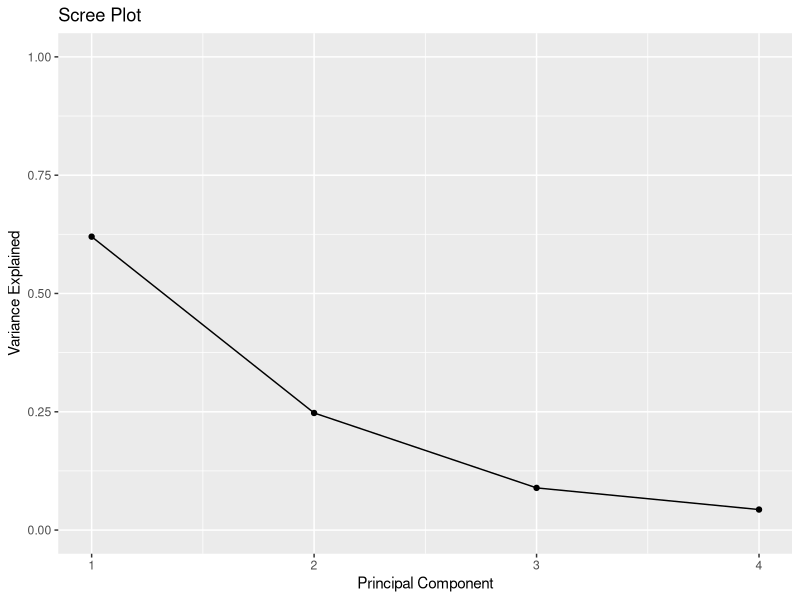

The R script that drew this image:
# load data
data("USArrests")

# view first six rows of data
head(USArrests)

# peform PCA
results <- prcomp(USArrests, scale. = TRUE)
results

# create the scree plot
# calculate total variabce explained by each pricipal component
var_explained = results$sdev^2 / sum(results$sdev^2)

# create scree plot
library("ggplot2")

qplot(c(1:4), var_explained) +
  geom_line()+
  xlab("Principal Component") +
  ylab("Variance Explained") +
  ggtitle("Scree Plot") +
  ylim(0, 1)

# view var_explained
var_explained
